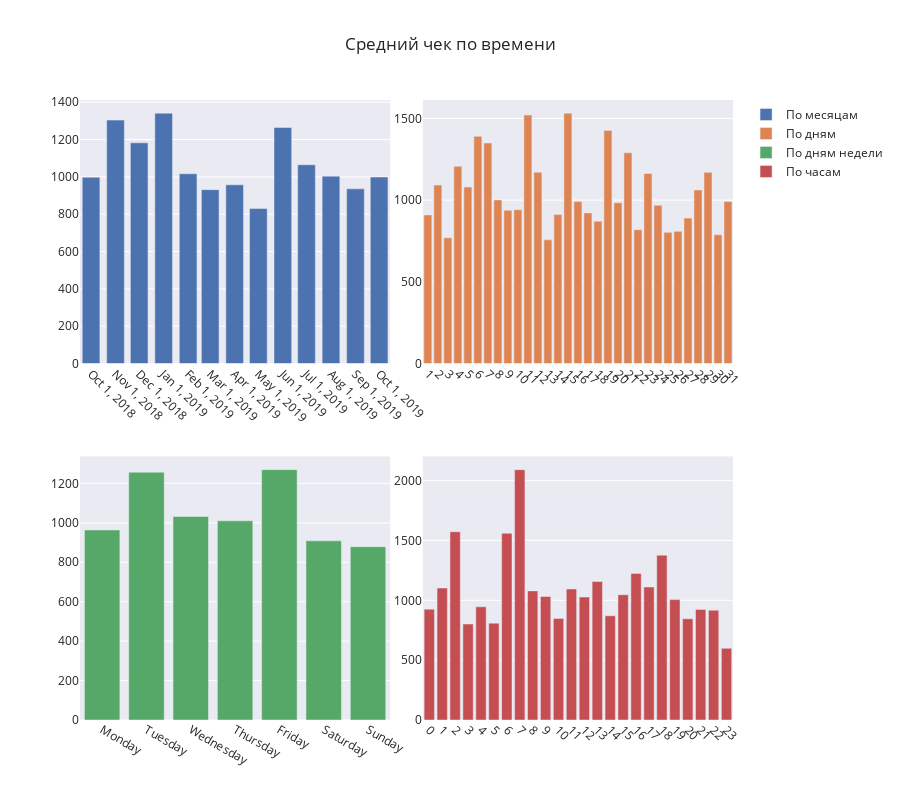

Write notebook code for a chart like this one.
### Code cell
fig = plot_bar_nm(2, 2, avg_revenue_params)

fig.update_xaxes(tickangle=45, tickvals = avg_revenue_pivot_by_month['month'], showgrid=False, row=1, col=1)
fig.update_xaxes(tickangle=45, tickvals = avg_revenue_pivot_by_day['day'], showgrid=False, row=1, col=2)
fig.update_xaxes(showgrid=False, row=2, col=1)
fig.update_xaxes(tickangle=45, tickvals = avg_revenue_pivot_by_hour['hour'], showgrid=False, row=2, col=2)

fig.update_layout(title_text='Средний чек по времени', height=800)
fig.show()

### Figure 1 — Plotly figure (JSON) as saved in the notebook; plotly's stock layout.template omitted (floating-point values rounded to 4 significant figures)
{"data": [{"hoverinfo": "y", "name": "По месяцам", "type": "bar", "x": ["2018-10-01T00:00:00", "2018-11-01T00:00:00", "2018-12-01T00:00:00", "2019-01-01T00:00:00", "2019-02-01T00:00:00", "2019-03-01T00:00:00", "2019-04-01T00:00:00", "2019-05-01T00:00:00", "2019-06-01T00:00:00", "2019-07-01T00:00:00", "2019-08-01T00:00:00", "2019-09-01T00:00:00", "2019-10-01T00:00:00"], "xaxis": "x", "y": [998.4, 1304.0, 1182.0, 1341.0, 1017.0, 931.5, 957.5, 830.2, 1265.0, 1065.0, 1004.0, 935.9, 999.1], "yaxis": "y"}, {"hoverinfo": "y", "name": "По дням", "type": "bar", "x": [1, 2, 3, 4, 5, 6, 7, 8, 9, 10, 11, 12, 13, 14, 15, 16, 17, 18, 19, 20, 21, 22, 23, 24, 25, 26, 27, 28, 29, 30, 31], "xaxis": "x2", "y": [909.1, 1092.0, 769.8, 1208.0, 1080.0, 1390.0, 1350.0, 1001.0, 938.2, 941.5, 1521.0, 1170.0, 757.0, 912.3, 1532.0, 992.2, 921.9, 871.2, 1427.0, 983.9, 1290.0, 819.4, 1163.0, 968.9, 802.9, 808.8, 890.0, 1062.0, 1170.0, 788.0, 991.8], "yaxis": "y2"}, {"hoverinfo": "y", "name": "По дням недели", "type": "bar", "x": ["Monday", "Tuesday", "Wednesday", "Thursday", "Friday", "Saturday", "Sunday"], "xaxis": "x3", "y": [963.8, 1257.0, 1032.0, 1010.0, 1269.0, 908.6, 878.9], "yaxis": "y3"}, {"hoverinfo": "y", "name": "По часам", "type": "bar", "x": [0, 1, 2, 3, 4, 5, 6, 7, 8, 9, 10, 11, 12, 13, 14, 15, 16, 17, 18, 19, 20, 21, 22, 23], "xaxis": "x4", "y": [925.9, 1103.0, 1573.0, 801.9, 945.5, 809.2, 1560.0, 2091.0, 1079.0, 1032.0, 848.5, 1095.0, 1027.0, 1157.0, 870.4, 1046.0, 1225.0, 1111.0, 1377.0, 1006.0, 845.9, 924.1, 917.0, 598.9], "yaxis": "y4"}], "layout": {"height": 800, "title": {"text": "Средний чек по времени"}, "xaxis": {"anchor": "y", "domain": [0, 0.475], "showgrid": false, "tickangle": 45, "tickvals": ["2018-10-01T00:00:00", "2018-11-01T00:00:00", "2018-12-01T00:00:00", "2019-01-01T00:00:00", "2019-02-01T00:00:00", "2019-03-01T00:00:00", "2019-04-01T00:00:00", "2019-05-01T00:00:00", "2019-06-01T00:00:00", "2019-07-01T00:00:00", "2019-08-01T00:00:00", "2019-09-01T00:00:00", "2019-10-01T00:00:00"]}, "xaxis2": {"anchor": "y2", "domain": [0.525, 1], "showgrid": false, "tickangle": 45, "tickvals": [1, 2, 3, 4, 5, 6, 7, 8, 9, 10, 11, 12, 13, 14, 15, 16, 17, 18, 19, 20, 21, 22, 23, 24, 25, 26, 27, 28, 29, 30, 31]}, "xaxis3": {"anchor": "y3", "domain": [0, 0.475], "showgrid": false}, "xaxis4": {"anchor": "y4", "domain": [0.525, 1], "showgrid": false, "tickangle": 45, "tickvals": [0, 1, 2, 3, 4, 5, 6, 7, 8, 9, 10, 11, 12, 13, 14, 15, 16, 17, 18, 19, 20, 21, 22, 23]}, "yaxis": {"anchor": "x", "domain": [0.575, 1]}, "yaxis2": {"anchor": "x2", "domain": [0.575, 1]}, "yaxis3": {"anchor": "x3", "domain": [0, 0.425]}, "yaxis4": {"anchor": "x4", "domain": [0, 0.425]}}}
